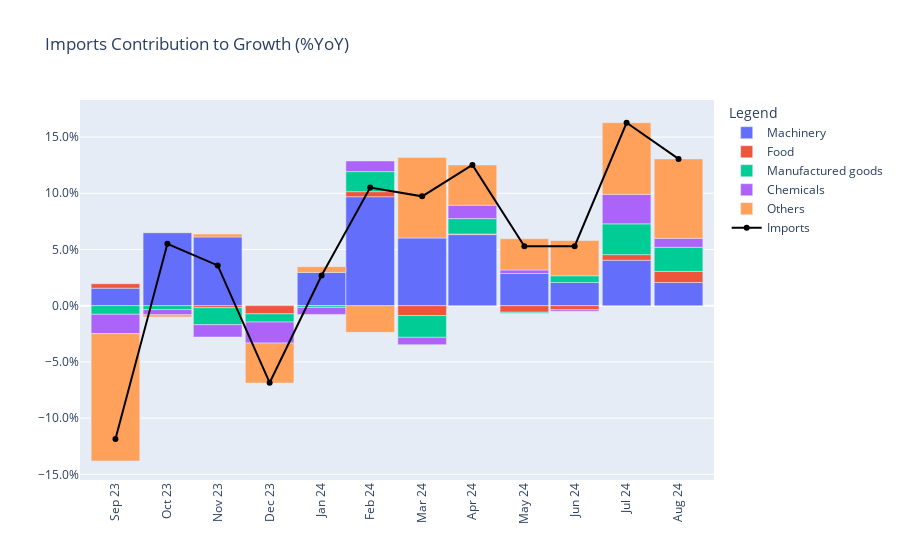

This figure's notebook cell:
### Code cell
fig = create_ctg_chart(
    df=df_im, 
    li_columns=['Machinery', 'Food', 'Manufactured goods', 'Chemicals'], 
    str_agg_column='Imports'
)
fig.update_layout(
    title='Imports Contribution to Growth (%YoY)',
)
fig.show()
